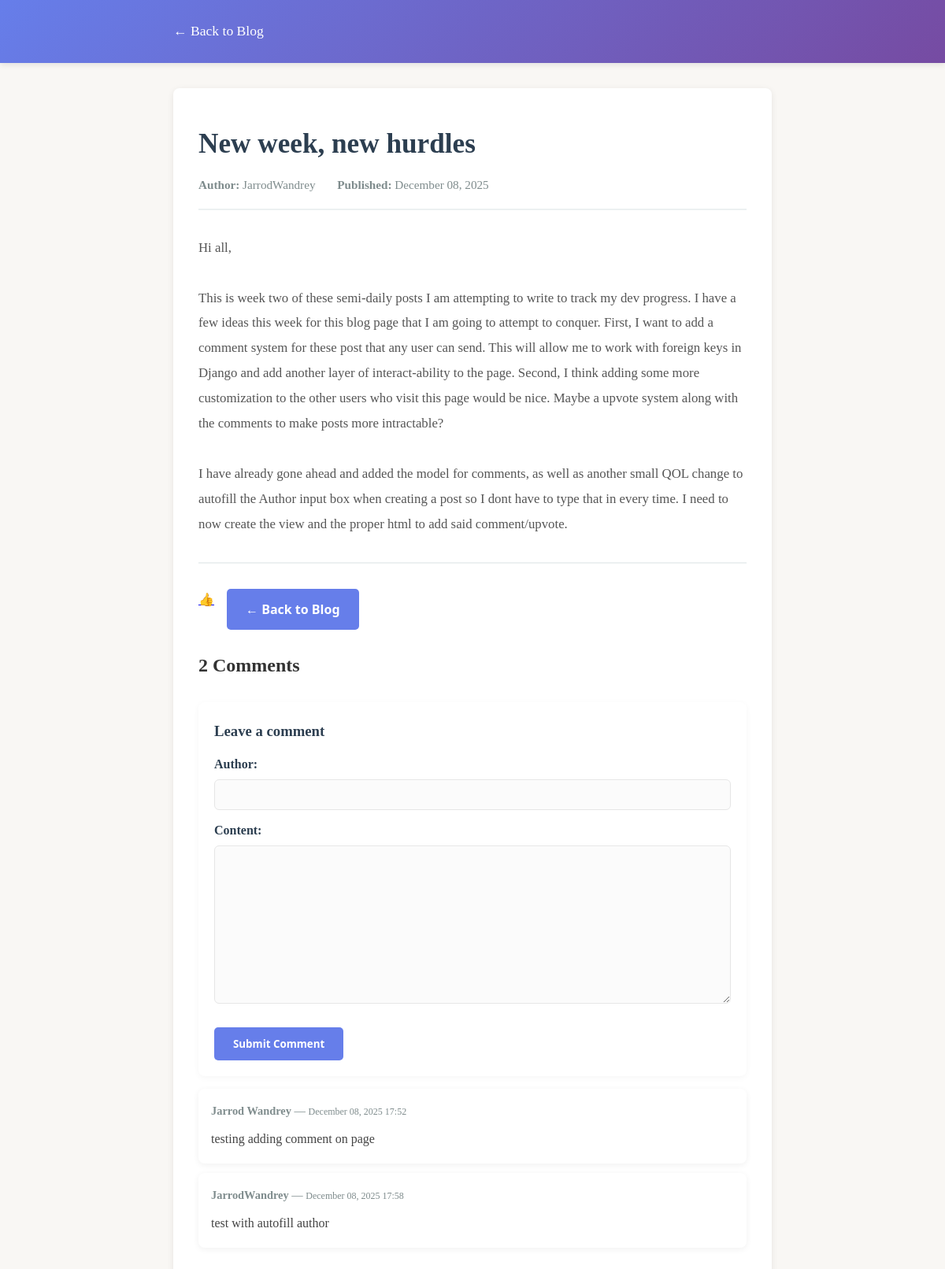
Screenshot of /show/5/ with the database file from the repository.
### blog/models.py (models this page shows)
class Post(models.Model):
    title = models.CharField(max_length=200)
    author = models.CharField(max_length=50)
    content = models.TextField()
    created_at = models.DateTimeField(auto_now_add=True)
    likes = models.IntegerField(default=0)

class Comment(models.Model):
    post = models.ForeignKey(Post, related_name='comments', on_delete=models.CASCADE)
    author = models.CharField(max_length=50)
    content = models.TextField()
    created_at = models.DateTimeField(auto_now_add=True)

### blog/views.py (the view, shortened to what this page needs)
# urls.py: path('show/<int:post_id>/', views.show_post, name='show_post'),
def show_post(request, post_id):
    form = CommentForm()
    post = get_post_by_id(post_id)
    if post:
        return render(request, 'show_post.html', {'post': post, 'form': form})
    else:
        return HttpResponse("Post not found", status=404)

### blog/forms.py
class CommentForm(forms.ModelForm):
    author = forms.CharField(max_length=50, required=True, label='Author')
    content = forms.CharField(widget=forms.Textarea, required=True, label='Content')
    class Meta:
        model = Comment
        fields = ['author', 'content']

### blog/services.py (called while the page is built)
def get_post_by_id(post_id):
    try:
        post = Post.objects.get(id=post_id)
        return post
    except Post.DoesNotExist:
        return None

### blog/templates/show_post.html (shortened to what this page needs)
<!DOCTYPE html>
<html lang="en">
<head>
</head>
<body>
    <header>
        <div class="container">
            <a href="/" class="header-link">← Back to Blog</a>
        </div>
    </header>
    <div class="container">
        <div class="post-content-section">
            <h1>{{ post.title }}</h1>
            <div class="post-meta">
                <span><strong>Author:</strong> {{ post.author }}</span>
                <span><strong>Published:</strong> {{ post.created_at|date:"F d, Y" }}</span>
            </div>
            <div class="post-body">{{ post.content|escape }}</div>
            <div class="button-group">
                <a href="/like/{{post.id}}">👍</a>
                <a href="/" class="btn btn-home">← Back to Blog</a>
            </div>
            <div class="comments-section" style="margin-top:1.5rem;">
                <h2>{{ post.comments.count }} Comment{{ post.comments.count|pluralize }}</h2>
                <div class="comment-form">
                    <h3>Leave a comment</h3>
                    <form method="post" action="">
                        {% if user.is_authenticated %}
                        <input type="hidden" name="author" value="{{ user.username }}">
                        <p style="margin-bottom:0.5rem; color:#7f8c8d;">Commenting as <strong>{{ user.username }}</strong></p>
                        {% else %}
                        <div style="margin-bottom:0.75rem;">
                            {{ form.author.label_tag }}
                            {{ form.author }}
                        </div>
                        {% endif %}
                        <div style="margin-bottom:0.75rem;">
                            {{ form.content.label_tag }}
                            {{ form.content }}
                        </div>
                        <button type="submit" class="btn btn-home">Submit Comment</button>
                    </form>
                </div>
                <ul class="comments-list">
                    {% for comment in post.comments.all %}
                    <li class="comment">
                        <p class="meta"><strong>{{ comment.author }}</strong> — <small>{{ comment.created_at|date:"F d, Y H:i" }}</small></p>
                        <p class="body">{{ comment.content|linebreaksbr }}</p>
                    </li>
                    {% empty %}
                    <li class="no-comments" style="color:#7f8c8d;">No comments yet. Be the first to comment!</li>
                    {% endfor %}
                </ul>
            </div>
        </div>
    </div>
</body>
</html>

### blog/templates/show_post.html (style rules this page uses)
* { margin: 0; padding: 0; box-sizing: border-box; }
body { font-family: 'Georgia', 'Garamond', serif; line-height: 1.8; color: #333; background-color: #f9f7f4; }
header { background: linear-gradient(135deg, #667eea 0%, #764ba2 100%); color: white; padding: 1.5rem 0; box-shadow: 0 2px 8px rgba(0,0,0,0.1); }
.container { max-width: 800px; margin: 0 auto; padding: 0 20px; }
.header-link { color: white; text-decoration: none; font-size: 1.1rem; transition: opacity 0.3s ease; }
.post-content-section { background: white; padding: 3rem 2rem; margin: 2rem 0; border-radius: 8px; box-shadow: 0 2px 8px rgba(0,0,0,0.08); }
h1 { font-size: 2.2rem; color: #2c3e50; margin-bottom: 1rem; line-height: 1.3; }
.post-meta { color: #7f8c8d; font-size: 0.95rem; margin-bottom: 2rem; border-bottom: 2px solid #ecf0f1; padding-bottom: 1rem; }
.post-meta span { display: inline-block; margin-right: 1.5rem; }
.post-body { font-size: 1.05rem; line-height: 1.9; color: #555; margin-bottom: 2rem; white-space: pre-wrap; overflow-wrap: break-word; }
.button-group { display: flex; gap: 1rem; margin-top: 2rem; padding-top: 2rem; border-top: 2px solid #ecf0f1; }
.btn { padding: 0.75rem 1.5rem; border: none; border-radius: 5px; text-decoration: none; font-weight: 600; cursor: pointer; transition: all 0.3s ease; font-family: 'Segoe UI', Tahoma, Geneva, Verdana, sans-serif; display: inline-block; text-align: center; }
.btn-home { background-color: #667eea; color: white; }
.comments-section { margin-top: 1.5rem; }
.comments-list { list-style: none; margin-top: 1rem; padding-left: 0; }
.comment { background: #fff; padding: 1rem; border-radius: 8px; box-shadow: 0 2px 8px rgba(0,0,0,0.06); margin-bottom: 0.75rem; color: #444; }
.comment p { margin: 0; }
.comment .meta { color: #7f8c8d; font-size: 0.9rem; margin-bottom: 0.5rem; }
.comment-form { margin-top: 1.5rem; background: #fff; padding: 1.25rem; border-radius: 8px; box-shadow: 0 2px 8px rgba(0,0,0,0.04); }
.comment-form h3 { margin-top: 0; margin-bottom: 0.75rem; color: #2c3e50; }
.comment-form label { display:block; margin-bottom:0.25rem; font-weight:600; color:#2c3e50; }
.comment-form input[type="text"], .comment-form textarea, .comment-form input, .comment-form select { width: 100%; padding: 0.6rem; border: 1px solid #e6e6e6; border-radius: 6px; font-family: inherit; font-size: 1rem; color: #333; background: #fbfbfb; box-shadow: inset 0 1px 0 rgba(255,255,255,0.5); }
.comment-form textarea { min-height: 110px; resize: vertical; }
.comment-form .btn { margin-top: 0.5rem; }

### rows the page displays
Post: title "New week, new hurdles", author "JarrodWandrey", created_at "December 08, 2025", content "Hi all, This is week two of these semi-daily posts I am attempting to write to track my dev progress. I have a few ideas this week for this blog page that I am going to attempt to conquer. First, I want to add a comment system for these post that any user can send. This will allow me to work with foreign keys in Django and add another layer of interact-ability to the page. Second, I think adding some more customization to the other users who visit this page would be nice. Maybe a upvote system along with the comments to make posts more intractable? I have already gone ahead and added the model for comments, as well as another small QOL change to autofill the Author input box when creating a…", comments.count "2"
Comment: author "Jarrod Wandrey", created_at "December 08, 2025 17:52", content "testing adding comment on page"
Comment: author "JarrodWandrey", created_at "December 08, 2025 17:58", content "test with autofill author"
